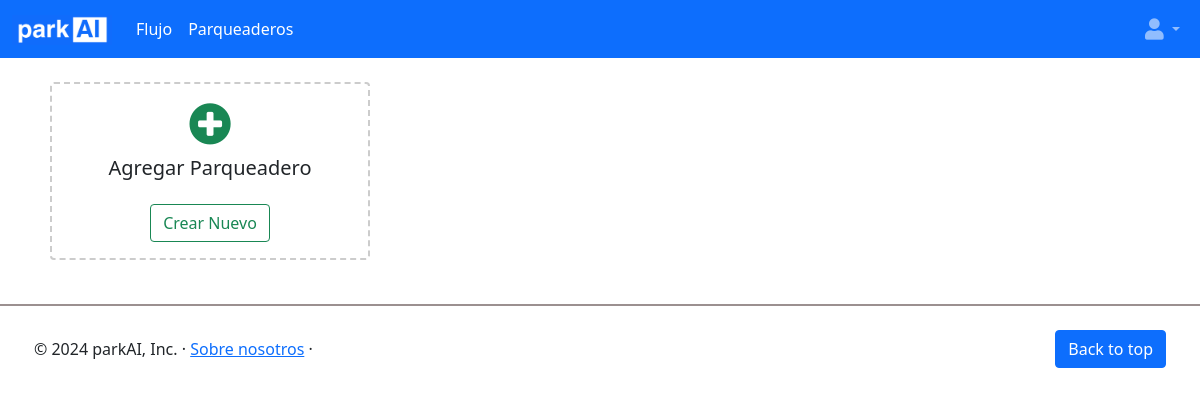
The app's page /parkingadmin/parking_management/, older data.
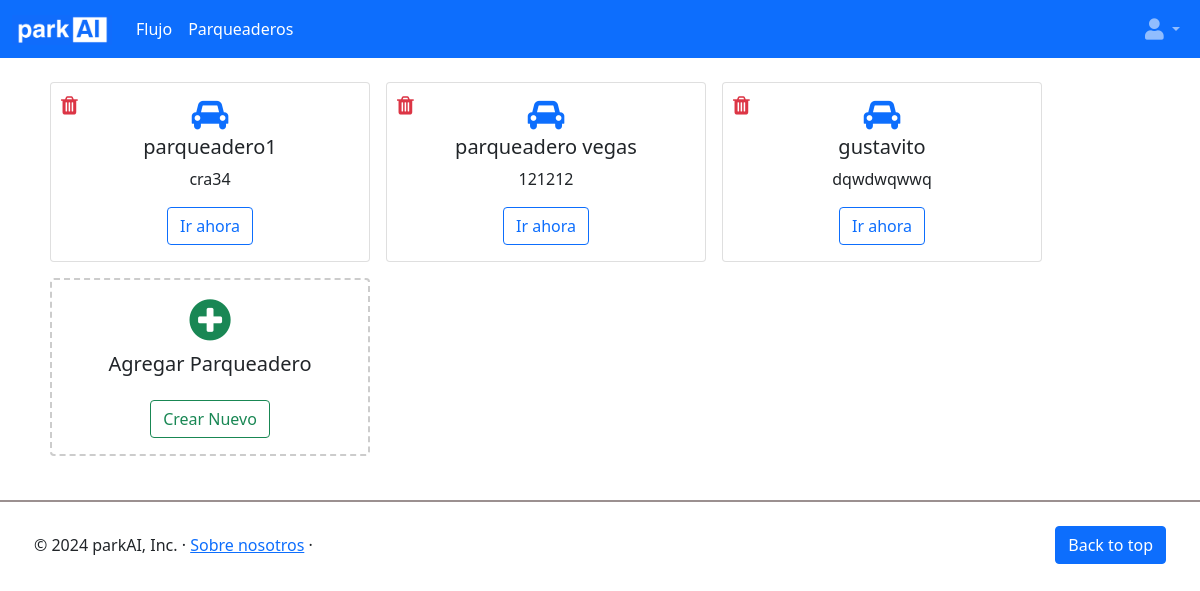
The same page, newer data.
### parkingadmin/models.py (models this page shows)
class Parqueadero(models.Model):
    OPCIONES_ESTADO_PARQUEADERO = [
        ('Activo', 'Activo'),
        ('Inactivo', 'Inactivo'),]
    prq_id = models.AutoField(primary_key=True)
    prq_nombre = models.CharField(max_length=40)
    prq_estado = models.CharField(max_length=15, choices=OPCIONES_ESTADO_PARQUEADERO, default='Activo')
    prq_precio_dia = models.DecimalField(max_digits=10, decimal_places=2, null=True, blank=True)
    prq_precio_hora = models.DecimalField(max_digits=10, decimal_places=2, null=True, blank=True)
    prq_organizacion_id = models.ForeignKey(Organizacion, on_delete=models.CASCADE, default=None)
    prq_direccion_parqueadero = models.CharField(max_length=300, default="")

### parkingadmin/views.py (the view)
# urls.py: path('parking_management/', views.parking_management, name="parking_management"),
def parking_management(request):
    parqueaderos = Parqueadero.objects.all()
    context = {'parqueaderos':parqueaderos}
    return render(request,'parking_management.html',context = context)

### parkingadmin/templates/parking_management.html
{% extends 'base_home.html' %}
{% load static %}
{% block content %}
<link rel="stylesheet" href="https://cdnjs.cloudflare.com/ajax/libs/font-awesome/4.7.0/css/font-awesome.min.css">
<div class="container d-flex flex-wrap justify-content-start pt-4">
    {% if parqueaderos %}
        {% for parqueadero in parqueaderos %}
            <div class="card text-center mb-3 mx-2" style="width: 20rem; position: relative;">
                <a href="{% url 'eliminar_parqueadero' parqueadero_id=parqueadero.prq_id  %}" class="text-danger" style="position: absolute; top: 10px; left: 10px;">
                    <i class="fa fa-trash fa-lg" aria-hidden="true"></i>
                </a>
                <div class="card-body">
                    <i class="fa fa-car fa-2x text-primary mb-1" aria-hidden="true"></i>
                    <h5 class="card-title">{{ parqueadero.prq_nombre }}</h5>
                    <p class="card-text">{{ parqueadero.prq_direccion_parqueadero }}</p>
                    <a href="{% url 'informacion_parqueadero' parqueadero_id=parqueadero.prq_id  %}" class="btn btn-outline-primary">Ir ahora</a>
                </div>
            </div>
        {% endfor %}
    {% endif %}
    <div class="card text-center mb-3 mx-2" style="width: 20rem; border: 2px dashed #ccc;">
        <div class="card-body d-flex flex-column justify-content-center align-items-center" style="height: 100%;">
            <i class="fa fa-plus-circle fa-3x text-success" aria-hidden="true"></i>
            <h5 class="card-title mt-2">Agregar Parqueadero</h5>
            <a href="{% url 'crear_parqueadero' %}" class="btn btn-outline-success mt-3">Crear Nuevo</a>
        </div>
    </div>
</div>
{% endblock content %}

Row changes from the older to the newer data that the page shows:
added Parqueadero: prq_nombre "parqueadero1", prq_direccion_parqueadero "cra34"
added Parqueadero: prq_nombre "parqueadero vegas", prq_direccion_parqueadero "121212"
added Parqueadero: prq_nombre "gustavito", prq_direccion_parqueadero "dqwdwqwwq"
